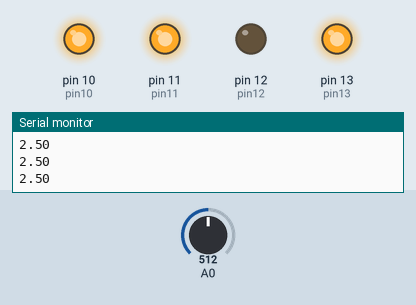
Simulated run of this sketch. Board: Arduino Uno, built with avr-gcc and run on an emulated ATmega328P. Parts: output pins drawn as LEDs (lit = HIGH), the last lines printed to the serial monitor. The test bench sets the inputs (shaded band); at power-on: A0 = 512.

Above: at 1.3 s.
1.4 s: A0 set to 421
2.9 s: A0 set to 395
At 4.0 s:
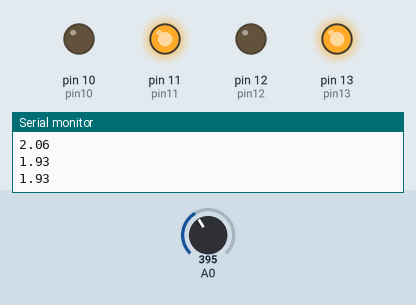
4.5 s: A0 set to 511
At 5.2 s:
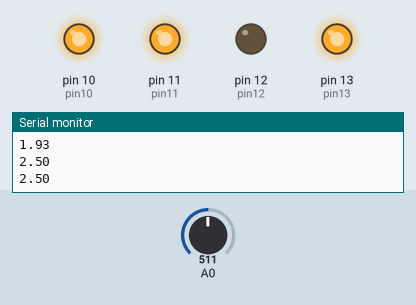
6.0 s: A0 set to 306
At 6.4 s:
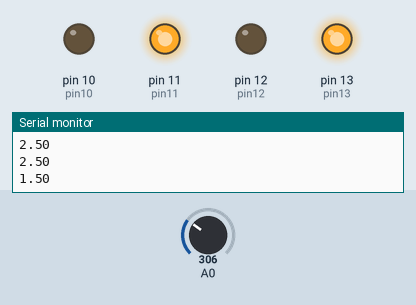
Timing chart, 0 to 8.5 s (numbered marks = the images above; inputs shaded):
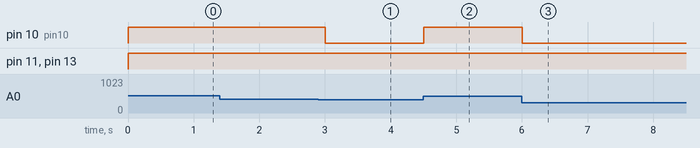

Measured:
- the behaviour switches between 410 and 409 on A0 (found by bisection; images 0 and 1)
- after the input at 2.9 s, pin 10 (pin10): HIGH → LOW after 0.10 s
- after the input at 4.5 s, pin 10 (pin10): LOW → HIGH at once
- after the input at 6.0 s, pin 10 (pin10): HIGH → LOW at once

The sketch:

sample01.ino
```cpp
int   pin13 = 13;
int   pin12 = 12;
int   pin11 = 11;
int   pin10 = 10;

void setup(){
  pinMode(pin13, OUTPUT);
  pinMode(pin12, OUTPUT);
  pinMode(pin11, OUTPUT);
  pinMode(pin10, OUTPUT);
  Serial.begin(9600);
}

void go(){
  digitalWrite(pin13,HIGH);
  digitalWrite(pin12,LOW);
  digitalWrite(pin11,HIGH);
  digitalWrite(pin10,LOW);
  delay(500);
}
void back(){
  digitalWrite(pin13,HIGH);
  digitalWrite(pin12,LOW);
  digitalWrite(pin11,HIGH);
  digitalWrite(pin10,HIGH);
  delay(500);
}

void loop(){
  float value;
  float vol;
  value = analogRead(0);
  vol = value * 5 / 1023;
  Serial.println(vol);

  if (vol > 2.0){
    back();
  }
  else{
    go();
  }
}
```
